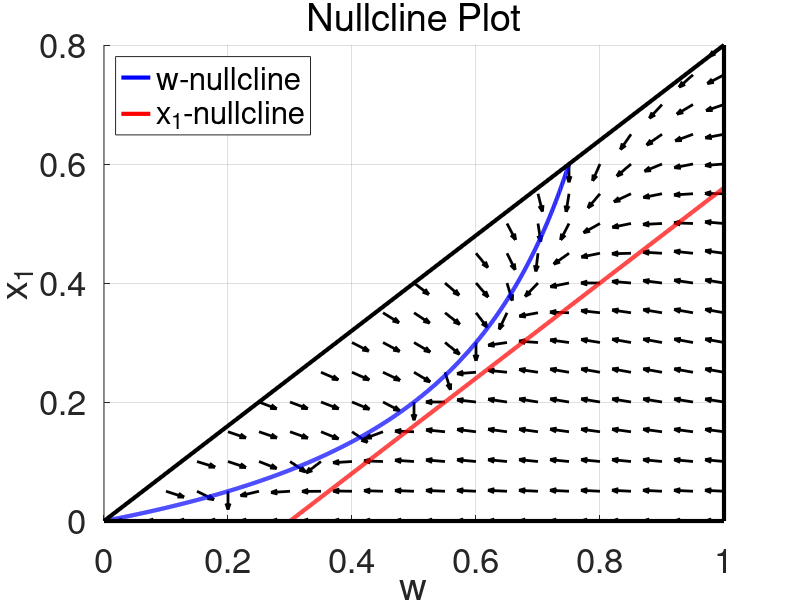

Source code (MATLAB):
s0 = 1;
d  = 1;
q  = 0.8;
k  = 20;
m  = 5;
a  = 0.05;
beta = 18;                                            % lowers red nullcline set as 4 or 18

p_f = (d*beta*a)/(q*m-d);                             % f^{-1}(d/q) with beta, dx_1 set to 0 gives qf(p)-d=0, rearrange for p

[w, x1] = meshgrid(0:0.05:1, 0:0.05:2);
omega = (x1>=0) & (x1<=q*w) & (w<=1);                 %feasible region
dw  = ((1-q)/q)*x1.*(k*(s0-w)) - d*w;                 %k*(s0-w) is g here
dx1 = x1.*(q*(m*(w-x1/q)./(beta*a+(w-x1/q)))-d);
dw(~omega) = NaN;                                     %anything not in feasible set is omitted
dx1(~omega) = NaN;

mag = sqrt(dw.^2+dx1.^2);
u = dw./mag;
v = dx1./mag;

w_vals = linspace(0.001,0.999,2000);

x1hwnullcline = (d*q/(k*(1-q))).*(w_vals./(s0-w_vals));          %x_1=h(w) for w nullcline
mask_w  = (x1hwnullcline >= 0) & (x1hwnullcline <= q*w_vals);
x1nullcline = q*(w_vals-p_f);                                    % other x_1 nullcline
mask_x = (x1nullcline >= 0) & (x1nullcline <= q*w_vals);

figure;
hold on
quiver(w, x1, u, v, 0.45, 'k', 'LineWidth', 2, 'HandleVisibility', 'off')
plot(w_vals(mask_w), x1hwnullcline(mask_w), 'b', 'LineWidth', 3)
plot(w_vals(mask_x), x1nullcline(mask_x), 'r', 'LineWidth', 3)
plot([0 1], [0 0], 'k', 'LineWidth', 3)          % x1 = 0
plot([0 1], q*[0 1], 'k', 'LineWidth', 3)        % x1 = qw
plot([1 1], [0 q], 'k', 'LineWidth', 3)          % w = 1

xlabel('w')
ylabel('x_1')
title('Nullcline Plot', 'FontWeight', 'normal')
set(gca, 'FontSize', 25)
grid on
axis([0 1 0 q])
legend('w-nullcline','x_1-nullcline','Location','northwest')
